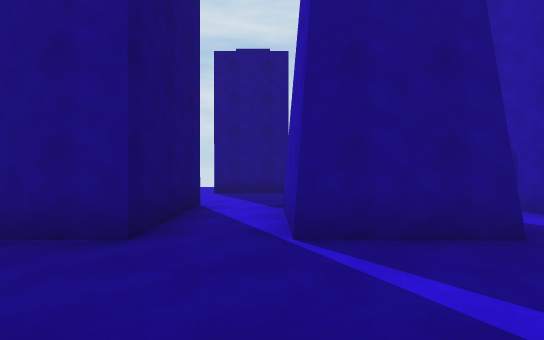
view 1 (above)

24 first-person views from a walk through a Unity game level. The camera is 1.4 m above the floor, looks level and sees 90° across. The floor is counted in squares, 2 m on a side. Each view is taken from the middle of a square. On the plan, view 1 faces up. The plan holds only what a view shows up to about 9 squares ahead; the rest is blank. The place goes on beyond the plan. Surface patterns are stand-ins for the level's own textures.

view 2
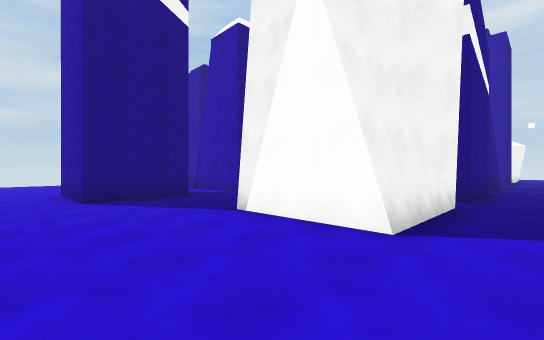

view 3
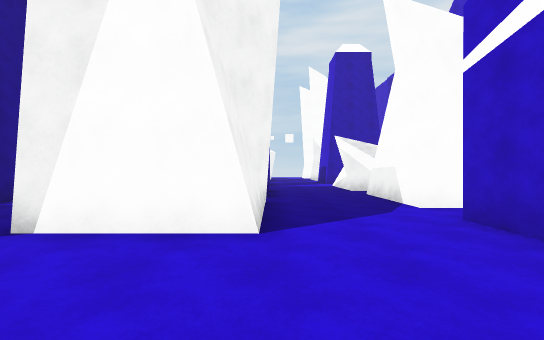

view 4
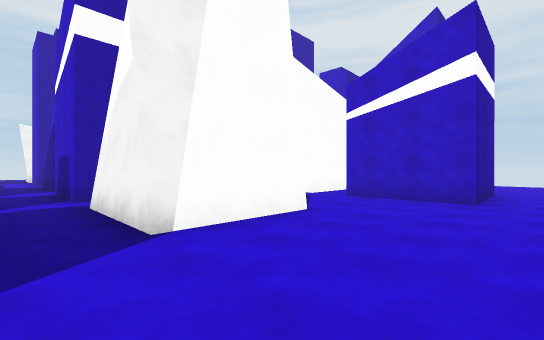

view 5
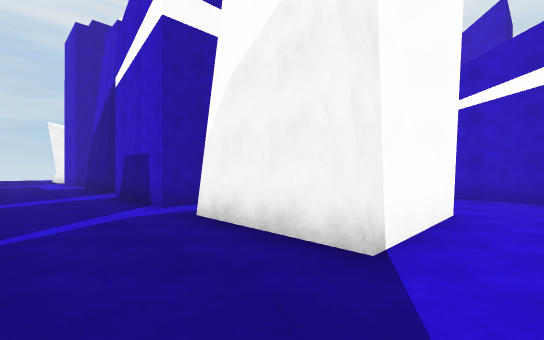

view 6
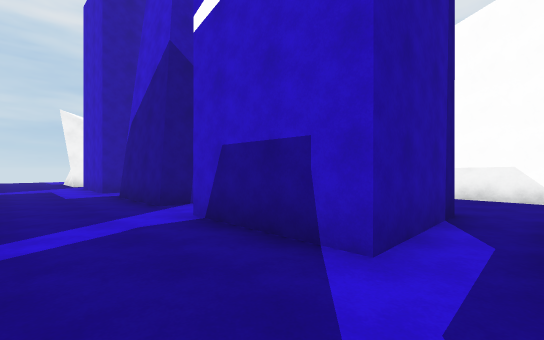

view 7
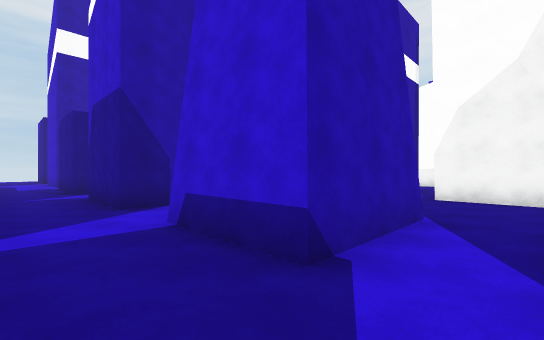

view 8
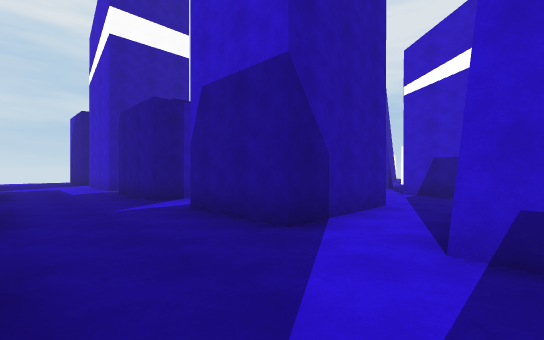

view 9
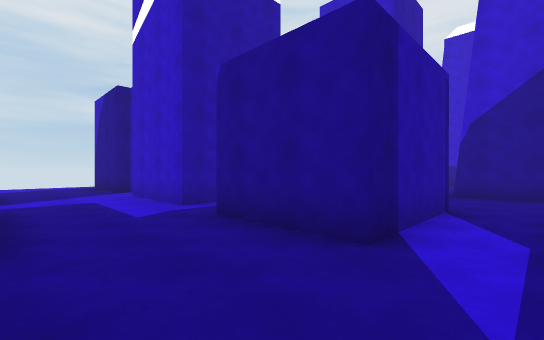

view 10
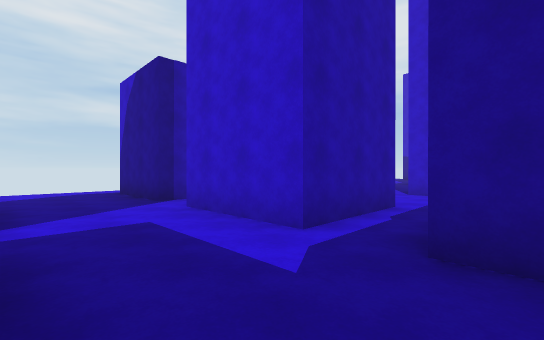

view 11
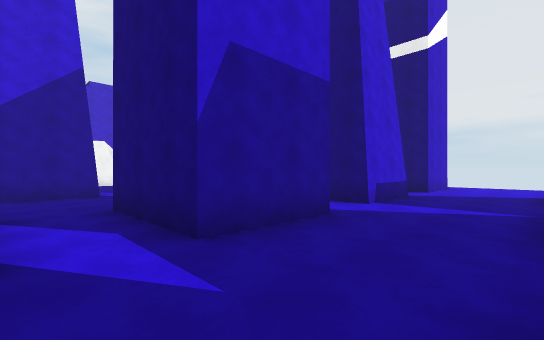

view 12
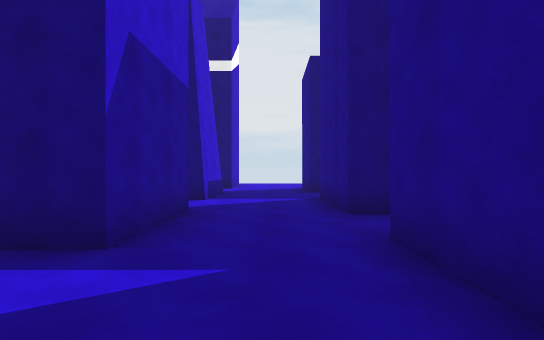

view 13
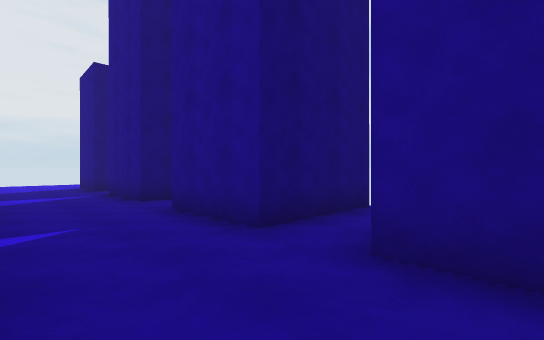

view 14
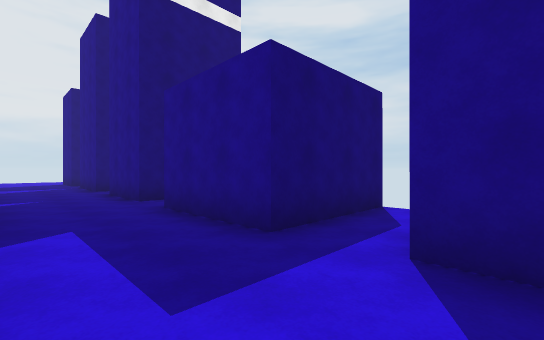

view 15
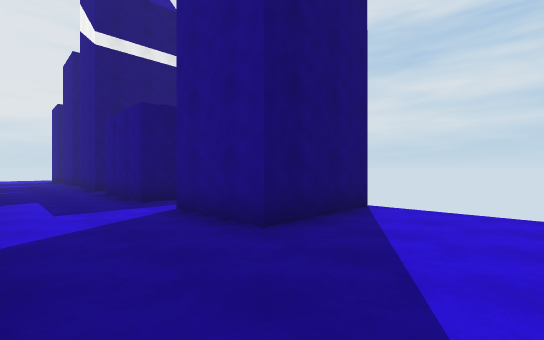

view 16
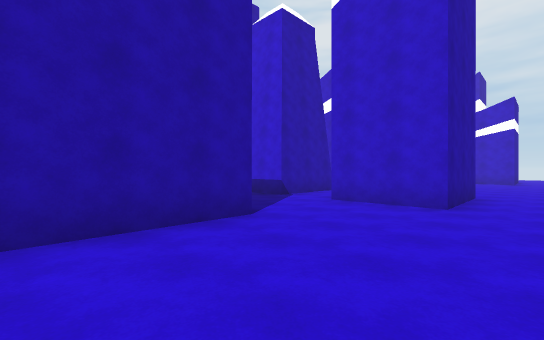

view 17
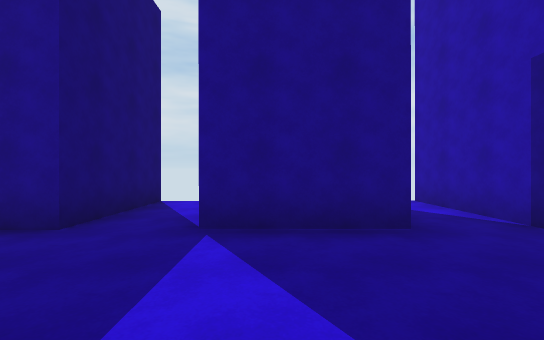

view 18
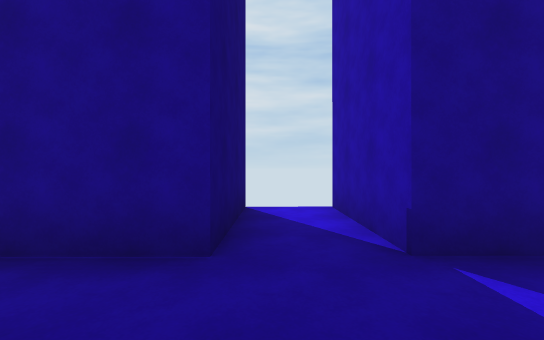

view 19
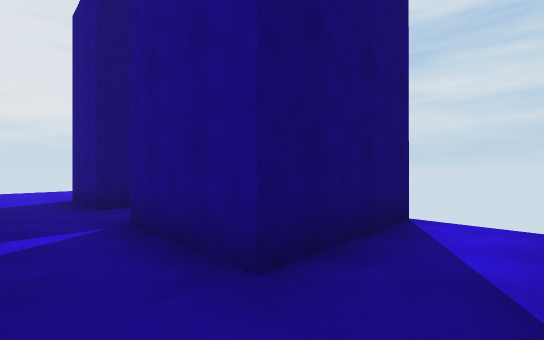

view 20
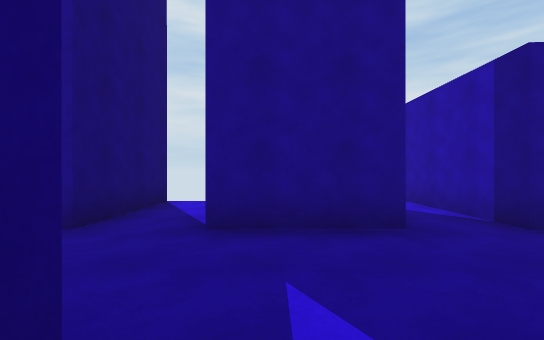

view 21
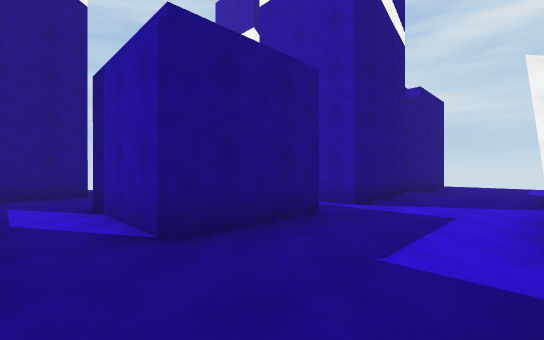

view 22
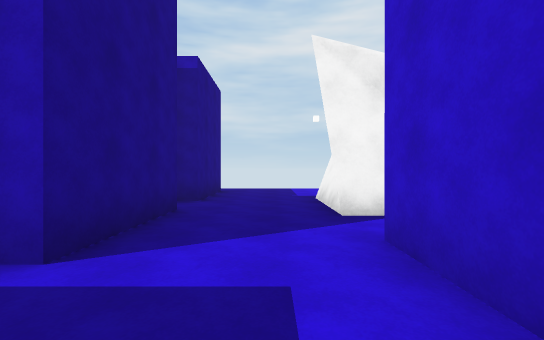

view 23
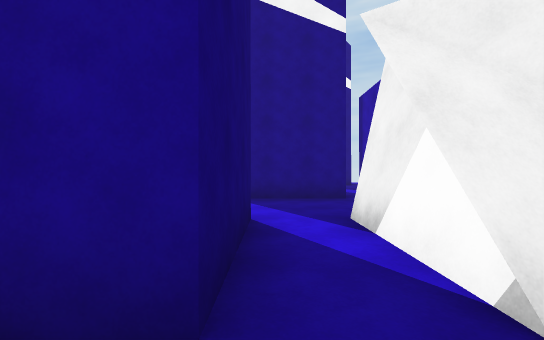

view 24
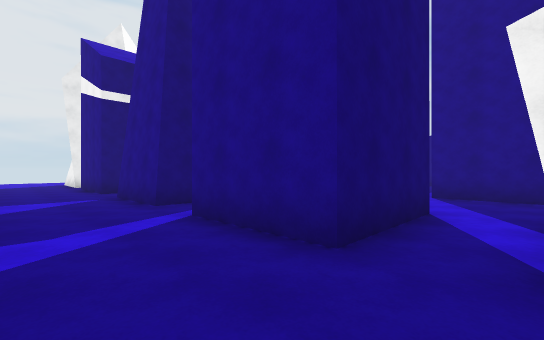

### Floor plan
Points are (right, up) in squares from view 1. A wall is a line through its corners. A room is listed if a view was taken in it or the views show most of it. See-through windows are left out.
Room 1 (views 1, 2, 3, 4, 5, 6)
walls: (-2, -0.1) (-1.6, -0.4); (-2, -0.1) (0.9, -0.1); (-2, -2.8) (-2, -0.3) (0.9, -0.3); (0.8, -3) (0.3, -2.7) (-0.5, -2.7); (2, -2.9) (2, -0.1); (2.6, 2.7) (0.3, 2.7) (0.3, 5.4); (-1.4, 5.4) (-1.4, 2.7) (-3.8, 2.7) (-3.8, 5.4); (-4, -5.7) (-1.1, -5.7); (0, -5.7) (0.4, -5.9)
low walls: (0.6, -2.9) (-0.5, -2.9)
ways out: opening at (-2.5, 5.8) to room 2; opening at (2, 1.5) to room 4; opening at (-5, -6) to room 5; opening at (0.7, -5) to room 5
Room 2 (views 7, 8, 9, 10, 11, 12, 13, 14, 16, 18, 19)
walls: (8.1, 5.6) (10.7, 5.6); (8.1, 5.4) (10.6, 5.4); (8.6, 11.1) (8.6, 8.2) (6.2, 8.2) (6.2, 11.1); (4.2, 5.4) (6.6, 5.4); (4.6, 11.1) (4.6, 8.2) (2.1, 8.2) (2.1, 11.1); (12, 5.4) (14.9, 5.4); (12.7, 11.2) (12.7, 8.2) (10, 8.2) (10, 11.1); (0.3, 5.4) (2.5, 5.4); (0.5, 11.1) (0.5, 8.2) (-1.7, 8.2) (-1.7, 11.1); (16, 5.4) (18.9, 5.4); (16.6, 11.1) (16.6, 8.2) (14.2, 8.2); (-3.8, 5.4) (-1.4, 5.4)
ways out: opening at (-2.5, 5.8) to room 1; opening at (19, 7) to room 3; opening at (6.6, 5.4) to room 4; opening at (15, 5) to room 6
Room 3 (view 15)
walls: (18.7, 2.7) (16, 2.7); (15.4, -0.3) (16.9, -0.3)
low walls: (15.5, -0.1) (16.7, -0.1)
ways out: opening at (19, 7) to room 2; opening at (16, 1.5) to room 6
Room 4 (views 17, 20, 21, 22)
walls: (4.2, 2.6) (4.2, 5.4); (6.2, -1) (6.2, -0.1) (8.6, -0.1); (6.6, 5.4) (6.6, 2.6); (10.7, 2.7) (8.1, 2.7) (8.1, 5.6); (10, -0.8) (10, -0.1) (11.5, -0.1); (12, 2.7) (12, 5.4); (2, -0.1) (4.9, -0.1); (2.5, 5.4) (2.5, 4.4)
ways out: opening at (2, 1.5) to room 1; opening at (6.6, 5.4) to room 2; opening at (5.5, -1.5) to room 5; opening at (9, -1.5) to room 5; opening at (12, 1.5) to room 6
Room 5 (views 23, 24)
walls: (8.6, -2) (8.6, -2.9) (6.1, -2.9); (4.8, -2.4) (4.8, -2.9) (2, -2.9); (0.3, -6.6) (0.3, -5.6); (0.4, -5.9) (2.9, -5.9); (0, -5.7) (2.9, -5.7); (12.7, -1.5) (12.7, -2.9) (10.1, -2.9); (14.2, -2.6) (14.2, -1.4); (14.6, -2.5) (13.9, -2.5); (-4, -8.5) (-4, -5.7)
low walls: (0, -6.8) (0, -5.7)
ways out: opening at (-5, -6) to room 1; opening at (0.7, -5) to room 1; opening at (5.5, -1.5) to room 4; opening at (9, -1.5) to room 4; opening at (13, -2) to room 6; gap at (3, -6)
Room 6 (no view inside)
walls: (14.9, 2.7) (12, 2.7); (16, 2.7) (16, 3.1); (11.5, -0.1) (12.7, -0.1) (12.7, -1.5); (16, 4.7) (16, 5.4)
low walls: (14.5, -0.1) (15.5, -0.1)
ways out: opening at (15, 5) to room 2; opening at (16, 1.5) to room 3; opening at (12, 1.5) to room 4; opening at (13, -2) to room 5

Positions as (right, up) in squares from view 1, and headings:
1: (0, 0), facing up
2: (-5, -4), facing up-right
3: (-5, -3), facing right
4: (-5, 1), facing down-right
5: (-3, 2), facing down-right
6: (1, 2), facing down-right
7: (-1, 7), facing down-right
8: (2, 8), facing down-right
9: (7, 8), facing down-right
10: (10, 8), facing down-right
11: (8, 8), facing down-left
12: (9, 7), facing left
13: (11, 6), facing up-left
14: (15, 6), facing up-left
15: (19, 6), facing up-left
16: (-5, 11), facing down-right
17: (3, 5), facing up
18: (1, 6), facing up
19: (6, 7), facing up-left
20: (7, 5), facing up
21: (7, 0), facing up-right
22: (10, 1), facing right
23: (13, -4), facing up
24: (14, -5), facing up-left
